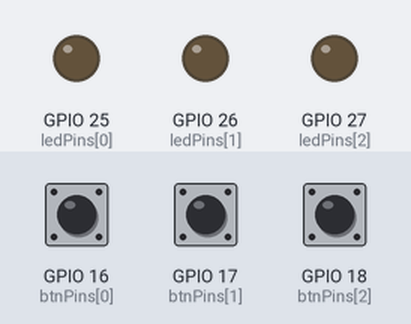
The sketch below on a simulated ESP32. On the bench: output pins drawn as LEDs (lit = HIGH). Dashed ring = blinking. The test bench sets the inputs (shaded band); at power-on: GPIO 16 (btnPins[0]) HIGH, GPIO 18 (btnPins[2]) HIGH, GPIO 17 (btnPins[1]) HIGH. What the sketch prints to the serial monitor is not drawn.

Above: at 1.2 s.
1.3 s: GPIO 16 (btnPins[0]) pulled LOW for 0.15 s
At 1.7 s:
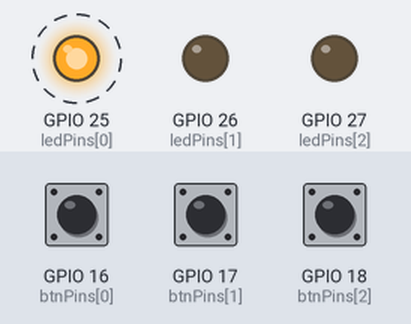
At 2.2 s:
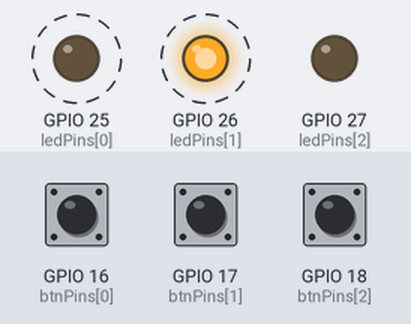
4.3 s: GPIO 18 (btnPins[2]) pulled LOW for 3.2 s
At 5.7 s:
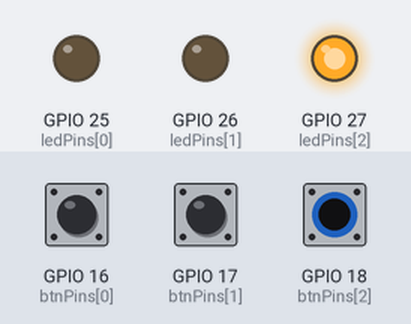
Timing chart, 0 to 17.5 s (numbered marks = the images above; inputs shaded):
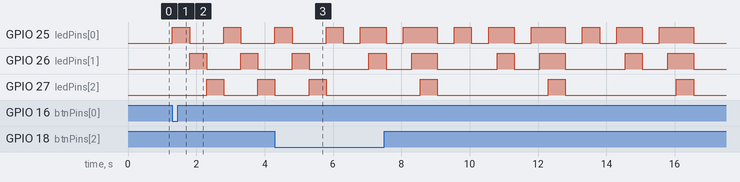

Measured:
- after the input at 1.3 s, GPIO 25 (ledPins[0]): alternates HIGH for 0.50 s and LOW for 1.0 s, starting at once; GPIO 26 (ledPins[1]): alternates HIGH for 0.50 s and LOW for 1.0 s, starting after 0.50 s; GPIO 27 (ledPins[2]): LOW → HIGH after 1.0 s, → LOW 0.50 s later, → HIGH 1.0 s later

The sketch:

004_Button_pressed_pattern.ino
```cpp
int ledPins[] = {25, 26, 27};  //LED 1, 2, 3
int btnPins[] = {16, 17, 18};  //button 1, 2, 3
bool b[3];

void setup() {
  // put your setup code here, to run once:
  Serial.begin(115200);
  Serial.println("Hello, ESP32!");

  for (int i = 0; i < 3; i++) {
    pinMode(ledPins[i], OUTPUT);
  }

  for (int i = 0; i < 3; i++) {
    pinMode(btnPins[i], INPUT_PULLUP);
  }
}

void loop() {

  for (int i = 0; i < 3; i++) {
    b[i] = digitalRead(btnPins[i]);
  }

  if (b[0] == LOW && b[1] == HIGH && b[2] == HIGH) {
    seq_1();
  }
  else if (b[0] == HIGH && b[1] == LOW && b[2] == HIGH) {
    seq_2();
  }
  else if (b[0] == HIGH && b[1] == HIGH && b[2] == LOW){
    seq_3();
  }
}

void seq_1() {
  for (int j = 0; j < 3; j++) {
    for (int i = 0; i < 3; i++) {
      digitalWrite(ledPins[i], HIGH); delay(500);
      digitalWrite(ledPins[i], LOW);
    }
  }
}

void seq_2() {
  for (int i = 0; i < 3; i++) {
        digitalWrite(ledPins[0], HIGH);
        digitalWrite(ledPins[2], HIGH); delay(500);
        digitalWrite(ledPins[0], LOW);
        digitalWrite(ledPins[2], LOW);
        digitalWrite(ledPins[1], HIGH); delay(500);
        digitalWrite(ledPins[1], LOW);
  }
}

void seq_3() {
  for (int i = 0; i < 3; i++) {
      digitalWrite(ledPins[0], HIGH); delay(500);
      digitalWrite(ledPins[0], LOW);  delay(500);
      digitalWrite(ledPins[0], HIGH); delay(250);
      digitalWrite(ledPins[1], HIGH); delay(500);
      digitalWrite(ledPins[0], LOW);
      digitalWrite(ledPins[1], LOW);  delay(500);
      digitalWrite(ledPins[0], HIGH); delay(250);
      digitalWrite(ledPins[1], HIGH); delay(250);
      digitalWrite(ledPins[2], HIGH); delay(500);
      digitalWrite(ledPins[0], LOW);
      digitalWrite(ledPins[1], LOW);
      digitalWrite(ledPins[2], LOW);  delay(500);
    }
}
```
